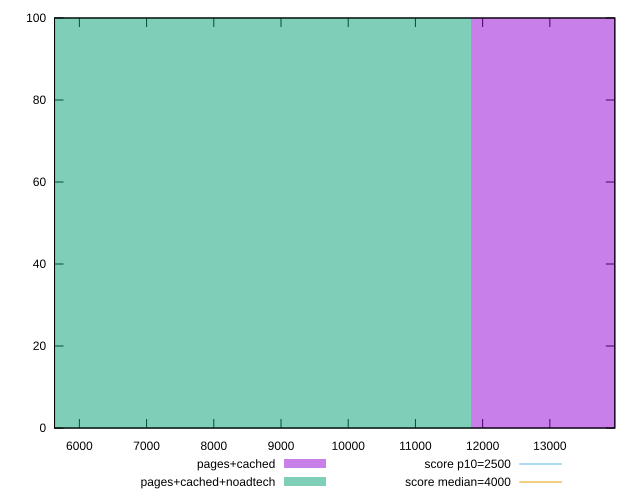

Source code (gnuplot):
reset

$pagesCached <<EOF
15772.970311288023 100
EOF

$pagesCachedNoadtech <<EOF
7886.485155644012 100
EOF

set key outside below
set boxwidth 7886.485155644012
set xrange [5630.380500000001:13966.789000000002]
set yrange [0:100]
set trange [0:100]
set style fill transparent solid 0.5 noborder

set parametric
set terminal svg size 640, 500 enhanced background rgb 'white'
set output "report_00011_2021-02-09T10:53:21.242Z/largest-contentful-paint/comparison/histogram/1_vs_2.svg"

plot $pagesCached title "pages+cached" with boxes, \
     $pagesCachedNoadtech title "pages+cached+noadtech" with boxes, \
     2500,t title "score p10=2500", \
     4000,t title "score median=4000"

reset
